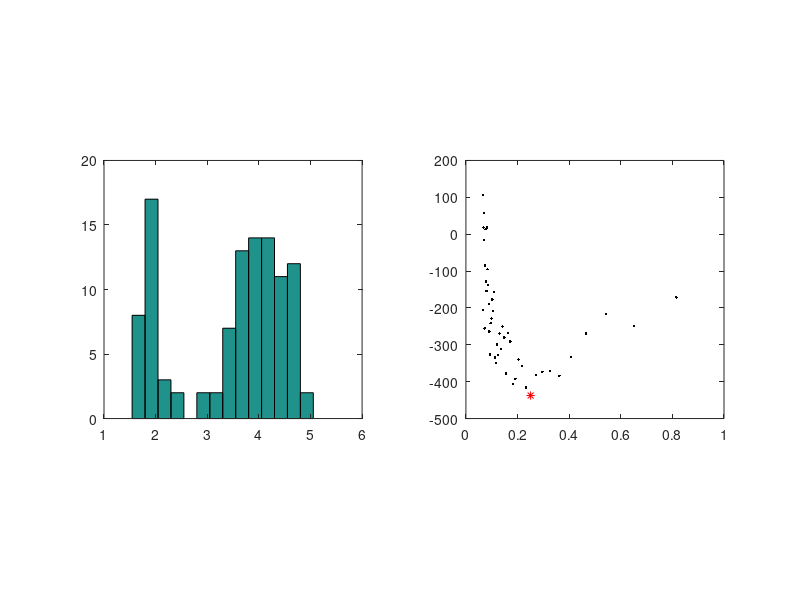

MATLAB code for this plot:
%%%%%%%%%%%%%%%%%%%%%%%%%%%%%%%%%%%%%%%%%%%%%%%%%%%%%%%%%%%%%%%%%%
% 2006 Author Hideaki Shimazaki
% Department of Physics, Kyoto University
% shimazaki at ton.scphys.kyoto-u.ac.jp
% Please feel free to use/modify/distribute this program.
%
% Data: the duration for eruptions of  
% the Old Faithful geyser in Yellowstone National Park (in minutes)
clear all;
x = [4.37 3.87 4.00 4.03 3.50 4.08 2.25 4.70 1.73 4.93 1.73 4.62 ...
     3.43 4.25 1.68 3.92 3.68 3.10 4.03 1.77 4.08 1.75 3.20 1.85 ...
     4.62 1.97 4.50 3.92 4.35 2.33 3.83 1.88 4.60 1.80 4.73 1.77 ...
     4.57 1.85 3.52 4.00 3.70 3.72 4.25 3.58 3.80 3.77 3.75 2.50 ...
     4.50 4.10 3.70 3.80 3.43 4.00 2.27 4.40 4.05 4.25 3.33 2.00 ...
     4.33 2.93 4.58 1.90 3.58 3.73 3.73 1.82 4.63 3.50 4.00 3.67 ...
     1.67 4.60 1.67 4.00 1.80 4.42 1.90 4.63 2.93 3.50 1.97 4.28 ...
     1.83 4.13 1.83 4.65 4.20 3.93 4.33 1.83 4.53 2.03 4.18 4.43 ...
     4.07 4.13 3.95 4.10 2.27 4.58 1.90 4.50 1.95 4.83 4.12];

x_min = min(x);
x_max = max(x);

N_MIN = 4;              % Minimum number of bins (integer)
                        % N_MIN must be more than 1 (N_MIN > 1).
N_MAX = 50;             % Maximum number of bins (integer)

N = N_MIN:N_MAX;                      % # of Bins
D = (x_max - x_min) ./ N;             % Bin Size Vector


%%%%%%%%%%%%%%%%%%%%%%%%%%%%%%%%%%%%%%%%%%%%%%%%%%%%%%%%%%%%%%%%%%
% Computation of the Cost Function
for i = 1: length(N)
	edges = linspace(x_min,x_max,N(i)+1);	% Bin edges

	ki = histc(x,edges);            % Count # of events in bins
	ki = ki(1:end-1);
	
	k = mean(ki);                   % Mean of event count
	v = sum( (ki-k).^2 )/N(i);      % Variance of event count
	
	C(i) = ( 2*k - v ) / D(i)^2;    % The Cost Function

end


%%%%%%%%%%%%%%%%%%%%%%%%%%%%%%%%%%%%%%%%%%%%%%%%%%%%%%%%%%%%%%%%%%
% Optimal Bin Size Selectioin
[Cmin idx] = min(C);                    
optD = D(idx);                         % *Optimal bin size
edges = linspace(x_min,x_max,N(idx)+1);  % Optimal segmentation


%%%%%%%%%%%%%%%%%%%%%%%%%%%%%%%%%%%%%%%%%%%%%%%%%%%%%%%%%%%%%%%%%%
% Display an Optimal Histogram and the Cost Function
subplot(1,2,1); hist(x,edges); axis square;
subplot(1,2,2); plot(D,C,'k.',optD,Cmin,'r*'); axis square;